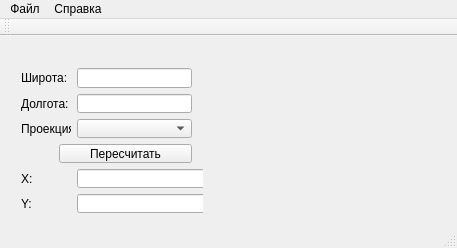
<?xml version="1.0" encoding="UTF-8"?>
<ui version="4.0">
 <class>ProjGuiAppClass</class>
 <widget class="QMainWindow" name="ProjGuiAppClass">
  <property name="geometry">
   <rect>
    <x>0</x>
    <y>0</y>
    <width>457</width>
    <height>248</height>
   </rect>
  </property>
  <property name="windowTitle">
   <string>ProjGuiApp</string>
  </property>
  <widget class="QWidget" name="centralWidget">
   <widget class="QWidget" name="layoutWidget">
    <property name="geometry">
     <rect>
      <x>10</x>
      <y>21</y>
      <width>193</width>
      <height>167</height>
     </rect>
    </property>
    <layout class="QVBoxLayout" name="verticalLayout">
     <item>
      <layout class="QHBoxLayout" name="horizontalLayout">
       <item>
        <widget class="QLabel" name="label">
         <property name="minimumSize">
          <size>
           <width>50</width>
           <height>0</height>
          </size>
         </property>
         <property name="maximumSize">
          <size>
           <width>27</width>
           <height>16777215</height>
          </size>
         </property>
         <property name="text">
          <string>Широта:</string>
         </property>
        </widget>
       </item>
       <item>
        <widget class="QLineEdit" name="lineEdit"/>
       </item>
      </layout>
     </item>
     <item>
      <layout class="QHBoxLayout" name="horizontalLayout_2">
       <item>
        <widget class="QLabel" name="label_2">
         <property name="minimumSize">
          <size>
           <width>50</width>
           <height>0</height>
          </size>
         </property>
         <property name="text">
          <string>Долгота:</string>
         </property>
        </widget>
       </item>
       <item>
        <widget class="QLineEdit" name="lineEdit_2"/>
       </item>
      </layout>
     </item>
     <item>
      <layout class="QHBoxLayout" name="horizontalLayout_3">
       <item>
        <widget class="QLabel" name="label_3">
         <property name="minimumSize">
          <size>
           <width>50</width>
           <height>0</height>
          </size>
         </property>
         <property name="maximumSize">
          <size>
           <width>50</width>
           <height>16777215</height>
          </size>
         </property>
         <property name="text">
          <string>Проекция:</string>
         </property>
        </widget>
       </item>
       <item>
        <widget class="QComboBox" name="comboBox"/>
       </item>
      </layout>
     </item>
     <item>
      <layout class="QHBoxLayout" name="horizontalLayout_4">
       <item>
        <spacer name="horizontalSpacer">
         <property name="orientation">
          <enum>Qt::Horizontal</enum>
         </property>
         <property name="sizeHint" stdset="0">
          <size>
           <width>50</width>
           <height>20</height>
          </size>
         </property>
        </spacer>
       </item>
       <item>
        <widget class="QPushButton" name="pushButton">
         <property name="minimumSize">
          <size>
           <width>133</width>
           <height>0</height>
          </size>
         </property>
         <property name="maximumSize">
          <size>
           <width>133</width>
           <height>16777215</height>
          </size>
         </property>
         <property name="text">
          <string>Пересчитать</string>
         </property>
        </widget>
       </item>
      </layout>
     </item>
     <item>
      <layout class="QHBoxLayout" name="horizontalLayout_5">
       <item>
        <widget class="QLabel" name="label_4">
         <property name="minimumSize">
          <size>
           <width>50</width>
           <height>0</height>
          </size>
         </property>
         <property name="maximumSize">
          <size>
           <width>50</width>
           <height>16777215</height>
          </size>
         </property>
         <property name="text">
          <string>X:</string>
         </property>
        </widget>
       </item>
       <item>
        <widget class="QLineEdit" name="lineEdit_3">
         <property name="minimumSize">
          <size>
           <width>133</width>
           <height>0</height>
          </size>
         </property>
         <property name="maximumSize">
          <size>
           <width>133</width>
           <height>16777215</height>
          </size>
         </property>
        </widget>
       </item>
      </layout>
     </item>
     <item>
      <layout class="QHBoxLayout" name="horizontalLayout_6">
       <item>
        <widget class="QLabel" name="label_5">
         <property name="minimumSize">
          <size>
           <width>50</width>
           <height>0</height>
          </size>
         </property>
         <property name="maximumSize">
          <size>
           <width>50</width>
           <height>16777215</height>
          </size>
         </property>
         <property name="text">
          <string>Y:</string>
         </property>
        </widget>
       </item>
       <item>
        <widget class="QLineEdit" name="lineEdit_4">
         <property name="minimumSize">
          <size>
           <width>133</width>
           <height>0</height>
          </size>
         </property>
         <property name="maximumSize">
          <size>
           <width>133</width>
           <height>16777215</height>
          </size>
         </property>
        </widget>
       </item>
      </layout>
     </item>
    </layout>
   </widget>
   <widget class="QLabel" name="label_picture">
    <property name="geometry">
     <rect>
      <x>220</x>
      <y>20</y>
      <width>211</width>
      <height>161</height>
     </rect>
    </property>
    <property name="text">
     <string/>
    </property>
   </widget>
  </widget>
  <widget class="QMenuBar" name="menuBar">
   <property name="geometry">
    <rect>
     <x>0</x>
     <y>0</y>
     <width>457</width>
     <height>21</height>
    </rect>
   </property>
   <widget class="QMenu" name="menu">
    <property name="title">
     <string>Файл</string>
    </property>
    <addaction name="action"/>
    <addaction name="separator"/>
    <addaction name="action_3"/>
   </widget>
   <widget class="QMenu" name="menu_2">
    <property name="title">
     <string>Справка</string>
    </property>
    <addaction name="action_4"/>
   </widget>
   <addaction name="menu"/>
   <addaction name="menu_2"/>
  </widget>
  <widget class="QToolBar" name="mainToolBar">
   <attribute name="toolBarArea">
    <enum>TopToolBarArea</enum>
   </attribute>
   <attribute name="toolBarBreak">
    <bool>false</bool>
   </attribute>
  </widget>
  <widget class="QStatusBar" name="statusBar"/>
  <action name="action">
   <property name="text">
    <string>Пересчитать</string>
   </property>
  </action>
  <action name="action_3">
   <property name="text">
    <string>Выход</string>
   </property>
  </action>
  <action name="action_4">
   <property name="text">
    <string>О программе</string>
   </property>
  </action>
 </widget>
 <layoutdefault spacing="6" margin="11"/>
 <resources>
  <include location="ProjGuiApp.qrc"/>
 </resources>
 <connections/>
</ui>
